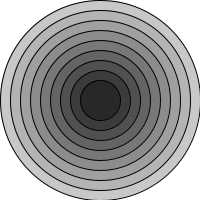
Frame 1 (no input)
Frame 60 (the mouse pressed at the canvas centre just before this capture): identical to frame 1, image omitted
Frame 120 (the mouse held since frame 60 and released just before this capture): identical to frame 1, image omitted

The Processing sketch that drew this single still picture (run headless with seeded random() and noise(); from frame 60 on, the mouse is pressed at the canvas centre):

// Processing sketch: Helton_S7_A2
// ── Helton_S7_A2.pde
//Tanner Helton
void setup() {
  size(200, 200);
}
void draw() {
  background(255);

  float w = 200;
  while (w > 20) {
    stroke(0);
    fill(w);
    ellipse(width/2, height/2, w, w);
    w -= 20;
  }
}
